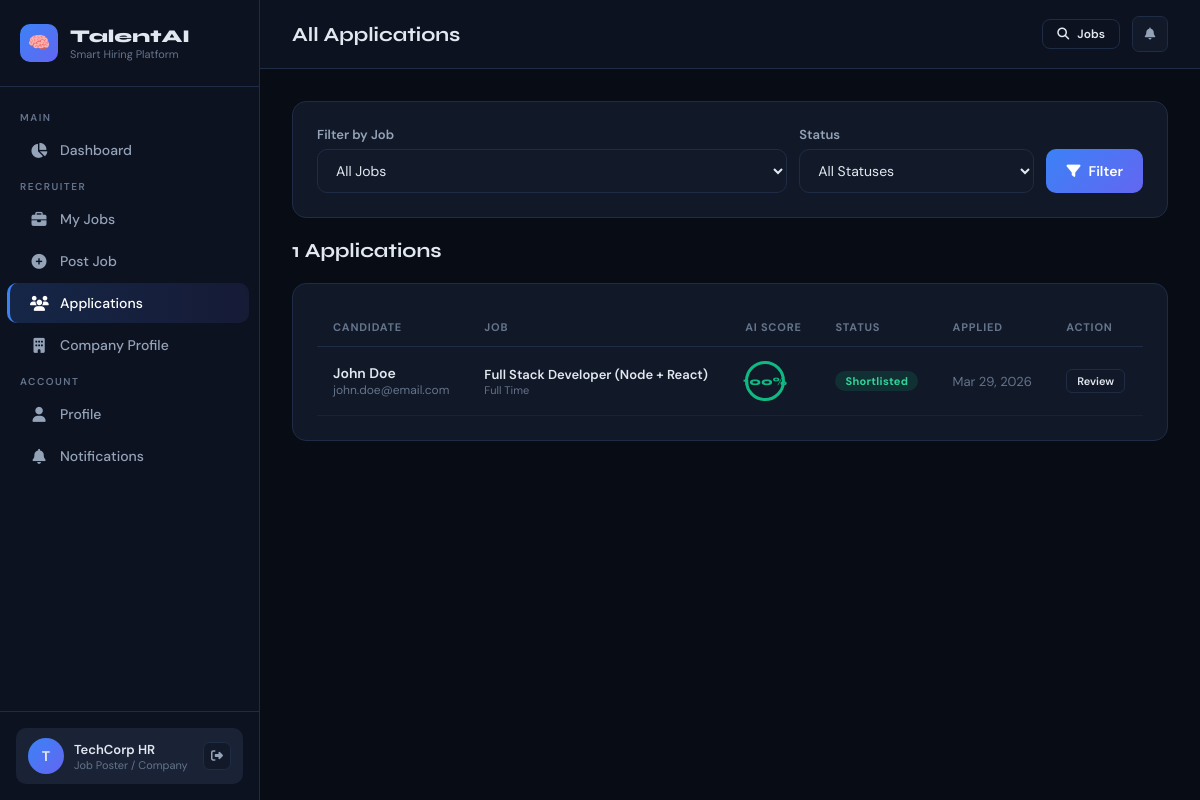
/company/applications/ (signed in), run on the app's committed database.
### core/models.py (models this page shows, shortened)
class JobApplication(models.Model):
    STATUS_CHOICES = [
        ('applied', 'Applied'),
        ('screening', 'AI Screening'),
        ('shortlisted', 'Shortlisted'),
        ('interview', 'Interview'),
        ('offered', 'Offered'),
        ('rejected', 'Rejected'),
        ('withdrawn', 'Withdrawn'),
    ]
    applicant = models.ForeignKey(User, on_delete=models.CASCADE, related_name='applications')
    job = models.ForeignKey(JobPosting, on_delete=models.CASCADE, related_name='applications')
    resume = models.ForeignKey(Resume, on_delete=models.SET_NULL, null=True, related_name='applications')
    cover_letter = models.TextField(blank=True)
    status = models.CharField(max_length=20, choices=STATUS_CHOICES, default='applied')
    ai_score = models.FloatField(default=0)  # 0-100 match score
    ai_feedback = models.TextField(blank=True)
    skill_match_details = models.JSONField(default=dict, blank=True)
    applied_at = models.DateTimeField(auto_now_add=True)
    updated_at = models.DateTimeField(auto_now=True)
    screened_at = models.DateTimeField(blank=True, null=True)
    notes = models.TextField(blank=True)
    class Meta:
        unique_together = ('applicant', 'job')
        ordering = ['-applied_at']

class JobPosting(models.Model):
    JOB_TYPE_CHOICES = [
        ('full_time', 'Full Time'),
        ('part_time', 'Part Time'),
        ('contract', 'Contract'),
        ('internship', 'Internship'),
        ('remote', 'Remote'),
        ('hybrid', 'Hybrid'),
    ]
    EXPERIENCE_CHOICES = [
        ('entry', 'Entry Level (0-1 yrs)'),
        ('junior', 'Junior (1-3 yrs)'),
        ('mid', 'Mid Level (3-5 yrs)'),
        ('senior', 'Senior (5-8 yrs)'),
        ('lead', 'Lead / Principal (8+ yrs)'),
    ]
    STATUS_CHOICES = [
        ('draft', 'Draft'),
        ('active', 'Active'),
        ('closed', 'Closed'),
        ('paused', 'Paused'),
    ]
    company = models.ForeignKey(User, on_delete=models.CASCADE, related_name='job_postings')
    title = models.CharField(max_length=200)
    description = models.TextField()
    requirements = models.TextField()
    responsibilities = models.TextField(blank=True)
    skills_required = models.ManyToManyField(Skill, related_name='jobs', blank=True)
    skills_text = models.TextField(blank=True, help_text='Comma-separated skills for NLP matching')
    job_type = models.CharField(max_length=20, choices=JOB_TYPE_CHOICES, default='full_time')
    experience_level = models.CharField(max_length=20, choices=EXPERIENCE_CHOICES, default='mid')
    location = models.CharField(max_length=200)
    salary_min = models.DecimalField(max_digits=12, decimal_places=2, blank=True, null=True)
    salary_max = models.DecimalField(max_digits=12, decimal_places=2, blank=True, null=True)
    status = models.CharField(max_length=20, choices=STATUS_CHOICES, default='active')
    deadline = models.DateField(blank=True, null=True)
    created_at = models.DateTimeField(auto_now_add=True)
    updated_at = models.DateTimeField(auto_now=True)
    views_count = models.IntegerField(default=0)
    class Meta:
        ordering = ['-created_at']

### core/views.py (the view)
# urls.py: path('company/applications/', views.company_applications, name='company_applications'),
@login_required
@role_required('company')
def company_applications(request):
    apps = JobApplication.objects.filter(
        job__company=request.user
    ).select_related('applicant', 'job', 'resume').order_by('-applied_at')
    job_id = request.GET.get('job')
    status = request.GET.get('status')
    if job_id:
        apps = apps.filter(job_id=job_id)
    if status:
        apps = apps.filter(status=status)
    jobs = JobPosting.objects.filter(company=request.user)
    return render(request, 'core/company/applications.html', {
        'applications': apps,
        'jobs': jobs,
        'selected_job': job_id,
        'selected_status': status,
        'status_choices': JobApplication.STATUS_CHOICES,
    })

### core/context_processors.py (called while the page is built)
def notifications_count(request):
    if request.user.is_authenticated:
        count = request.user.notifications.filter(is_read=False).count()
        if request.user.is_superuser:
            role = 'admin'
            role_display = 'Admin'
        else:
            try:
                profile = request.user.profile
                role = profile.role
                role_display = profile.get_role_display()
            except Exception:
                role = 'user'
                role_display = 'Job Seeker'
        return {
            'unread_notifications_count': count,
            'user_role': role,
            'user_role_display': role_display,
        }
    return {
        'unread_notifications_count': 0,
        'user_role': '',
        'user_role_display': '',
    }

### core/views.py (called while the page is built)
def role_required(*roles):
    def decorator(view_func):
        @wraps(view_func)
        def wrapper(request, *args, **kwargs):
            if not request.user.is_authenticated:
                return redirect('login')
            profile = getattr(request.user, 'profile', None)
            user_role = profile.role if profile else None
            if request.user.is_superuser:
                user_role = 'admin'
            if user_role not in roles:
                messages.error(request, "Access denied for your role.")
                return redirect('dashboard')
            return view_func(request, *args, **kwargs)
        return wrapper
    return decorator

### core/templates/core/company/applications.html (shortened to what this page needs)
{% extends "core/base.html" %}
{% block page_title %}All Applications{% endblock %}
{% block content %}
<div class="card" style="margin-bottom:20px;">
  <form method="get" style="display:grid;grid-template-columns:2fr 1fr auto;gap:12px;align-items:end;">
    <div class="form-group" style="margin-bottom:0;">
      <label class="form-label">Filter by Job</label>
      <select name="job" class="form-control">
        <option value="">All Jobs</option>
      </select>
    </div>
    <div class="form-group" style="margin-bottom:0;">
      <label class="form-label">Status</label>
      <select name="status" class="form-control">
        <option value="">All Statuses</option>
      </select>
    </div>
    <button type="submit" class="btn btn-primary" style="height:44px;"><i class="fas fa-filter"></i> Filter</button>
  </form>
</div>
<div class="section-header">
  <div class="section-title">{{ applications.count }} Applications</div>
</div>
{% if applications %}
<div class="card">
  <div class="table-wrap">
    <table>
      <thead>
        <tr><th>Candidate</th><th>Job</th><th>AI Score</th><th>Status</th><th>Applied</th><th>Action</th></tr>
      </thead>
      <tbody>
        {% for app in applications %}
        <tr>
          <td>
            <div style="font-weight:600;">{{ app.applicant.get_full_name|default:app.applicant.username }}</div>
            <div style="font-size:12px;color:var(--text3);">{{ app.applicant.email }}</div>
          </td>
          <td>
            <div style="font-weight:600;font-size:13px;">{{ app.job.title }}</div>
            <div style="font-size:11px;color:var(--text3);">{{ app.job.get_job_type_display }}</div>
          </td>
          <td>
            <div style="display:flex;align-items:center;gap:8px;">
              <div class="score-ring score-{% if app.ai_score >= 75 %}excellent{% elif app.ai_score >= 50 %}good{% elif app.ai_score >= 25 %}fair{% else %}poor{% endif %}" style="width:40px;height:40px;font-size:11px;">
                {{ app.ai_score|floatformat:0 }}%
              </div>
            </div>
          </td>
          <td>
            <span class="badge {% if app.status == 'shortlisted' %}badge-green{% elif app.status == 'rejected' %}badge-red{% elif app.status == 'interview' %}badge-blue{% elif app.status == 'offered' %}badge-purple{% else %}badge-gray{% endif %}">
              {{ app.get_status_display }}
            </span>
          </td>
          <td style="font-size:13px;color:var(--text3);">{{ app.applied_at|date:"M d, Y" }}</td>
          <td><a href="{% url 'application_detail' app.pk %}" class="btn btn-outline btn-xs">Review</a></td>
        </tr>
        {% endfor %}
      </tbody>
    </table>
  </div>
</div>
{% else %}
<div class="card">
  <div class="empty-state"><i class="fas fa-inbox"></i><p>No applications found.</p></div>
</div>
{% endif %}
{% endblock %}

### core/templates/core/base.html (shortened to what this page needs)
<!DOCTYPE html>
<html lang="en">
<head>
  <link rel="stylesheet" href="https://cdnjs.cloudflare.com/ajax/libs/font-awesome/6.5.0/css/all.min.css">
</head>
<body>
{% if user.is_authenticated %}
<div class="app-layout">
  <aside class="sidebar" id="sidebar">
    <div class="sidebar-logo">
      <div class="logo-icon">🧠</div>
      <div>
        <div class="logo-text">TalentAI</div>
        <div class="logo-sub">Smart Hiring Platform</div>
      </div>
    </div>
    <nav class="sidebar-nav">
      <div class="nav-section-label">Main</div>
      <a href="{% url 'dashboard' %}" class="nav-link {% if request.resolver_match.url_name == 'dashboard' %}active{% endif %}">
        <i class="fas fa-chart-pie"></i> Dashboard
      </a>
      {% if user_role == 'company' %}
      <div class="nav-section-label">Recruiter</div>
      <a href="{% url 'company_jobs' %}" class="nav-link {% if request.resolver_match.url_name == 'company_jobs' %}active{% endif %}">
        <i class="fas fa-briefcase"></i> My Jobs
      </a>
      <a href="{% url 'create_job' %}" class="nav-link {% if request.resolver_match.url_name == 'create_job' %}active{% endif %}">
        <i class="fas fa-plus-circle"></i> Post Job
      </a>
      <a href="{% url 'company_applications' %}" class="nav-link {% if request.resolver_match.url_name == 'company_applications' %}active{% endif %}">
        <i class="fas fa-users"></i> Applications
      </a>
      <a href="{% url 'company_profile' %}" class="nav-link {% if request.resolver_match.url_name == 'company_profile' %}active{% endif %}">
        <i class="fas fa-building"></i> Company Profile
      </a>
      {% endif %}
      <div class="nav-section-label">Account</div>
      <a href="{% url 'profile' %}" class="nav-link {% if request.resolver_match.url_name == 'profile' %}active{% endif %}">
        <i class="fas fa-user"></i> Profile
      </a>
      <a href="{% url 'notifications' %}" class="nav-link {% if request.resolver_match.url_name == 'notifications' %}active{% endif %}">
        <i class="fas fa-bell"></i> Notifications
      </a>
    </nav>
    <div class="sidebar-user">
      <div class="user-card">
        <div class="user-avatar">{{ request.user.first_name|first|upper|default:request.user.username|first|upper }}</div>
        <div>
          <div class="user-name">{{ request.user.get_full_name|default:request.user.username }}</div>
          <div class="user-role">{{ user_role_display|default:"Admin" }}</div>
        </div>
        <div class="user-actions">
          <a href="{% url 'logout' %}" class="icon-btn" title="Logout"><i class="fas fa-sign-out-alt"></i></a>
        </div>
      </div>
    </div>
  </aside>
  <main class="main-content">
    <div class="topbar">
      <div class="d-flex gap-3">
        <span class="topbar-title">{% block page_title %}Dashboard{% endblock %}</span>
      </div>
      <div class="topbar-right">
        <a href="{% url 'job_list' %}" class="btn btn-outline btn-sm"><i class="fas fa-search"></i> Jobs</a>
        <a href="{% url 'notifications' %}" class="icon-btn" style="width:36px;height:36px;">
          <i class="fas fa-bell"></i>
        </a>
      </div>
    </div>
    <div class="page-body">
      {% block content %}{% endblock %}
    </div>
  </main>
</div>
{% else %}
  {% block public_content %}{% endblock %}
{% endif %}
</body>
</html>

### data on the page
JobApplication: applicant.get_full_name "John Doe", applicant.email "john.doe@email.com", job "Full Stack Developer (Node + React)", job.job_type "Full Time", ai_score "100", status "Shortlisted", applied_at "Mar 29, 2026"

### other printed values
{{ request.user.get_full_name|default:request.user.username }} "TechCorp HR"
{{ user_role_display|default:"Admin" }} "Job Poster / Company"
{{ applications.count }} "1"
